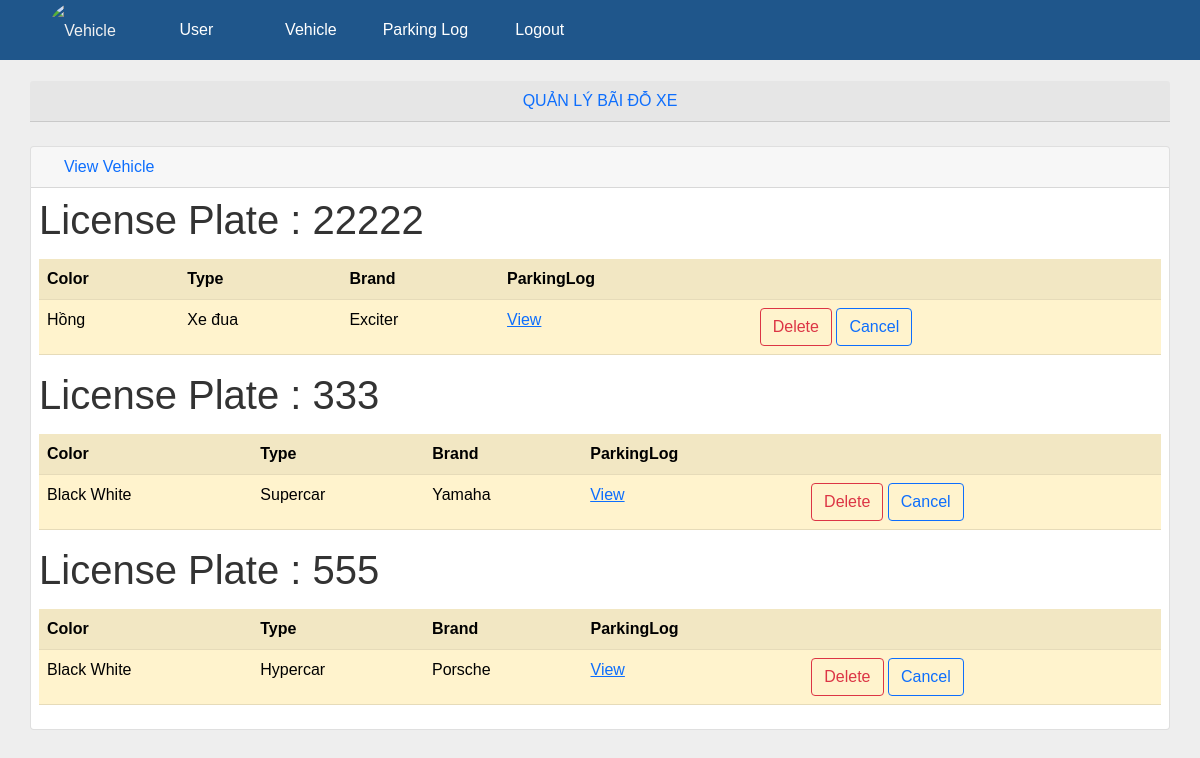
The page /11/viewvehicle (signed in) on the database its author committed.
### parkingmanage/models.py (models this page shows, shortened)
class Vehicle(models.Model):
    licensePlate = models.TextField(max_length=10)
    color = models.TextField(max_length=255, null=True)
    type = models.TextField(max_length=255, null=True)
    brand = models.TextField(max_length=255, null=True)
    user = models.ForeignKey(User,
                            on_delete=models.CASCADE,
                            blank=False,
                            null=False)

### parkingmanage/views.py (the view)
# urls.py: path('<int:id>/viewvehicle', view_vehicle, name='view_vehicle'),
def view_vehicle(request, id):
    if 'username' not in request.session:
        request.session['username'] = None
    mode = 'none'
    if request.session['username'] is None:
        return render(request, 'login.html', { 'display': 'none' })
    usertype = request.session['usertype']
    if usertype == 'Administrator' or usertype == 'Manager':
        mode = ''
    vehicles = Vehicle.objects.all()
    _delete = []
    for _vehicle in vehicles :
        if _vehicle.user.id == id :
            _delete.append(_vehicle.licensePlate)
    _vehicles = vehicles.filter(licensePlate__in=_delete)
    if (_vehicles.count() == 0):
        context = {'mode': mode, 'vehicles': _vehicles, "alert_flag" : True}
        return render(request, 'vehicleview.html', context)
    else :
        context = {'mode': mode, 'vehicles': _vehicles, "alert_flag" : False}
        return render(request, 'vehicleview.html', context)

### parkingmanage/templates/vehicleview.html
{% extends 'base.html' %}
{% block content %}
<center><div class="card-header text-primary">QUẢN LÝ BÃI ĐỖ XE</div></center>
<br>
<div class="col-md-12 col-sm-12 col-xs-10">
    <div class="card mb-3">
        <div class="card-header text-primary">
        <i class="fas fa-car-alt text-secondary"></i>
            View Vehicle
        </div>
        <div class="card-body">
            {% if alert_flag %}
              <script>alert("Không có xe !")</script>
              <a href="/parkingmanage/vehicle/create" class="btn btn-success"> Add Vehicle </a>
              <a href="/parkingmanage/vehicle" class="btn btn-primary"> Cancel </a>
            {% else %}
            {% for vehicle in vehicles %}
            <h1> License Plate : {{ vehicle.licensePlate | default:'None'}}</h1>
            <table class="table table-striped table-hover; table-warning">
                <thred>
                    <th>Color</th>
                    <th>Type</th>
                    <th>Brand</th>
                    <th>ParkingLog</th>
                    <th></th>
                </thred>
                <body>
                    <div class="form-group">
                    <tr class="table-warning">
                        <td>{{vehicle.color}}</td>
                        <td>{{vehicle.type}}</td>
                        <td>{{vehicle.brand}}
                        </td>
                        <td><a href= "{% url 'view_log' vehicle.id %}"> View </a></td>
                        <td>
                            <a href="{% url 'delete_vehicle' vehicle.id%}" class="btn btn-outline-danger"> Delete </a>
                            <a href="/parkingmanage" class="btn btn-outline-primary"> Cancel </a>
                         </td>
                    </tr>
                    </div>
                </body>
            </table>
            {% endfor %}
            {% endif %}
        </div>
    </div>
</div>
{% endblock %}

### rows shown on the page
Vehicle: licensePlate "22222", color "Hồng", type "Xe đua", brand "Exciter"
Vehicle: licensePlate "333", color "Black White", type "Supercar", brand "Yamaha"
Vehicle: licensePlate "555", color "Black White", type "Hypercar", brand "Porsche"
